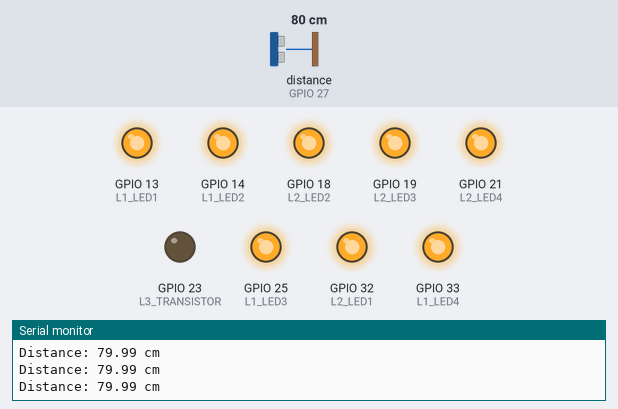
This sketch was run on a simulated ESP32. Shown: output pins drawn as LEDs (lit = HIGH), the last lines printed to the serial monitor. Wiring (inferred from the names in the program): ultrasonic range finder: trigger GPIO 22; echo GPIO 27. The inputs (shaded band) are chosen by the test bench; at power-on: distance to the obstacle (sensor on GPIO 27) 80 cm. The echo pulse lasts 58.3 µs per cm; pins used as bus, display or sensor lines are not drawn.

Above: at 1.2 s.
1.3 s: distance to the obstacle (sensor on GPIO 27) set to 55 cm
2.8 s: distance to the obstacle (sensor on GPIO 27) set to 45 cm
At 3.7 s:
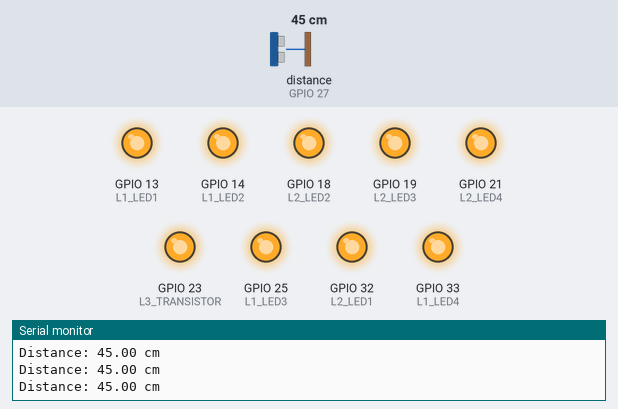
4.3 s: distance to the obstacle (sensor on GPIO 27) set to 120 cm
At 5.5 s:
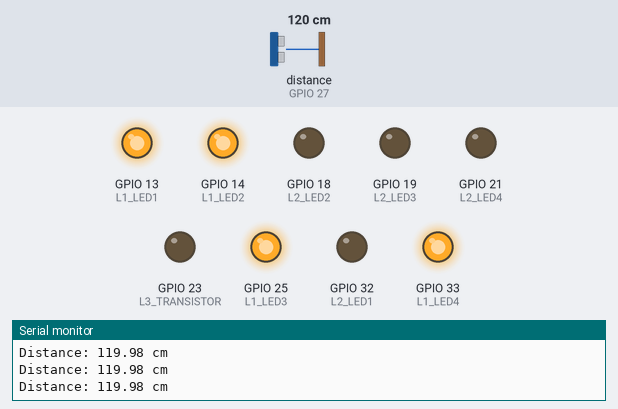
5.8 s: distance to the obstacle (sensor on GPIO 27) set to 104 cm
7.3 s: distance to the obstacle (sensor on GPIO 27) set to 97 cm
At 7.9 s:
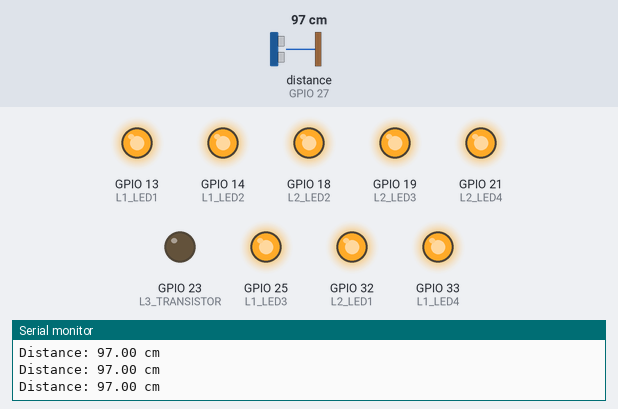
8.8 s: distance to the obstacle (sensor on GPIO 27) set to 2 cm
At 9.6 s:
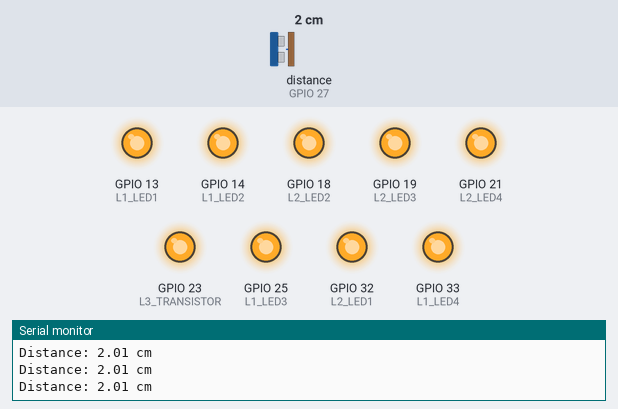
Timing chart, 0 to 11.3 s (numbered marks = the images above; inputs shaded):
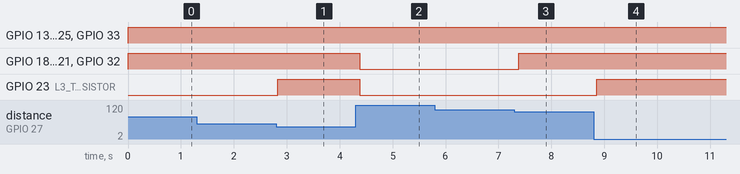

Measured:
- the behaviour switches between 51 and 50 cm on distance to the obstacle (sensor on GPIO 27) (found by bisection; images 0 and 1)
- the behaviour switches between 101 and 100 cm on distance to the obstacle (sensor on GPIO 27) (found by bisection; images 2 and 3)
- after the input at 2.8 s, GPIO 23 (L3_TRANSISTOR): LOW → HIGH at once
- after the input at 4.3 s, GPIO 18 (L2_LED2), GPIO 19 (L2_LED3), GPIO 21 (L2_LED4), GPIO 23 (L3_TRANSISTOR), GPIO 32 (L2_LED1): HIGH → LOW after 0.08 s
- after the input at 7.3 s, GPIO 18 (L2_LED2), GPIO 19 (L2_LED3), GPIO 21 (L2_LED4), GPIO 32 (L2_LED1): LOW → HIGH after 0.08 s
- after the input at 8.8 s, GPIO 23 (L3_TRANSISTOR): LOW → HIGH after 0.06 s

The sketch:

sketch.ino
```cpp
// ---------- LED PINS ----------

// Layer 1
const int L1_LED1 = 13;
const int L1_LED2 = 14;
const int L1_LED3 = 25;
const int L1_LED4 = 33;

// Layer 2
const int L2_LED1 = 32;
const int L2_LED2 = 18;
const int L2_LED3 = 19;
const int L2_LED4 = 21;

// Layer 3 - BC547 base
const int L3_TRANSISTOR = 23;


// ---------- ULTRASONIC PINS ----------

const int TRIG_PIN = 22;
const int ECHO_PIN = 27;


void setup() {

  // Layer 1
  pinMode(L1_LED1, OUTPUT);
  pinMode(L1_LED2, OUTPUT);
  pinMode(L1_LED3, OUTPUT);
  pinMode(L1_LED4, OUTPUT);

  // Layer 2
  pinMode(L2_LED1, OUTPUT);
  pinMode(L2_LED2, OUTPUT);
  pinMode(L2_LED3, OUTPUT);
  pinMode(L2_LED4, OUTPUT);

  // Layer 3 transistor
  pinMode(L3_TRANSISTOR, OUTPUT);

  // Ultrasonic
  pinMode(TRIG_PIN, OUTPUT);
  pinMode(ECHO_PIN, INPUT);

  Serial.begin(115200);

  // Initially OFF
  allLayersOff();
}


void loop() {

  // ---------- GET DISTANCE ----------

  digitalWrite(TRIG_PIN, LOW);
  delayMicroseconds(2);

  digitalWrite(TRIG_PIN, HIGH);
  delayMicroseconds(10);

  digitalWrite(TRIG_PIN, LOW);

  long duration = pulseIn(ECHO_PIN, HIGH, 30000);

  // If no echo
  if (duration == 0) {
    allLayersOff();
    Serial.println("No object");
    delay(100);
    return;
  }

  // Calculate distance in cm
  float distance = duration * 0.0343 / 2;

  Serial.print("Distance: ");
  Serial.print(distance);
  Serial.println(" cm");


  // ---------- LAYER CONTROL ----------

  if (distance > 100) {

    // Far
    layer1On();
    layer2Off();
    layer3Off();

  }
  else if (distance > 50) {

    // Medium
    layer1On();
    layer2On();
    layer3Off();

  }
  else {

    // Near
    layer1On();
    layer2On();
    layer3On();
  }

  delay(100);
}


// =================================================
// FUNCTIONS
// =================================================

void layer1On() {

  digitalWrite(L1_LED1, HIGH);
  digitalWrite(L1_LED2, HIGH);
  digitalWrite(L1_LED3, HIGH);
  digitalWrite(L1_LED4, HIGH);
}


void layer1Off() {

  digitalWrite(L1_LED1, LOW);
  digitalWrite(L1_LED2, LOW);
  digitalWrite(L1_LED3, LOW);
  digitalWrite(L1_LED4, LOW);
}


void layer2On() {

  digitalWrite(L2_LED1, HIGH);
  digitalWrite(L2_LED2, HIGH);
  digitalWrite(L2_LED3, HIGH);
  digitalWrite(L2_LED4, HIGH);
}


void layer2Off() {

  digitalWrite(L2_LED1, LOW);
  digitalWrite(L2_LED2, LOW);
  digitalWrite(L2_LED3, LOW);
  digitalWrite(L2_LED4, LOW);
}


void layer3On() {

  // Turn ON BC547
  digitalWrite(L3_TRANSISTOR, HIGH);
}


void layer3Off() {

  // Turn OFF BC547
  digitalWrite(L3_TRANSISTOR, LOW);
}


void allLayersOff() {

  layer1Off();
  layer2Off();
  layer3Off();
}
```
